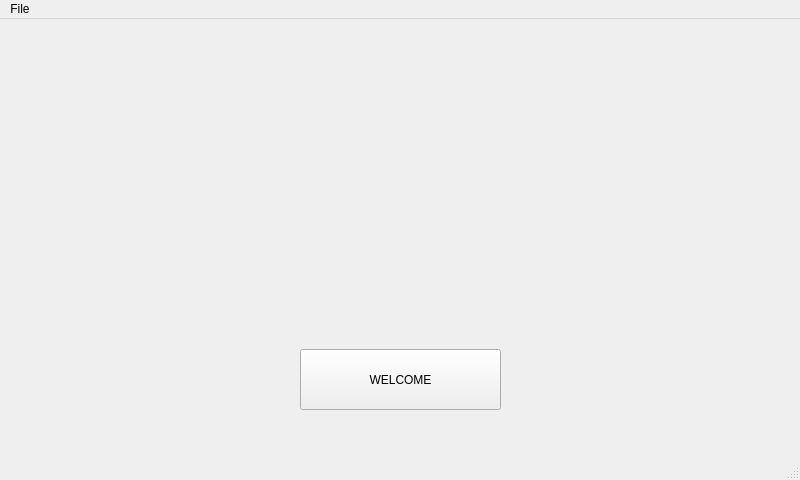
<?xml version="1.0" encoding="UTF-8"?>
<ui version="4.0">
 <class>MainWindow</class>
 <widget class="QMainWindow" name="MainWindow">
  <property name="geometry">
   <rect>
    <x>0</x>
    <y>0</y>
    <width>800</width>
    <height>480</height>
   </rect>
  </property>
  <property name="cursor">
   <cursorShape>ArrowCursor</cursorShape>
  </property>
  <property name="acceptDrops">
   <bool>false</bool>
  </property>
  <property name="windowTitle">
   <string>DysIMAL</string>
  </property>
  <property name="windowIcon">
   <iconset>
    <normaloff>../../Downloads/unnamed.png</normaloff>../../Downloads/unnamed.png</iconset>
  </property>
  <property name="autoFillBackground">
   <bool>true</bool>
  </property>
  <property name="animated">
   <bool>true</bool>
  </property>
  <widget class="QWidget" name="centralwidget">
   <widget class="QPushButton" name="pushButtonWelcome">
    <property name="geometry">
     <rect>
      <x>300</x>
      <y>330</y>
      <width>201</width>
      <height>61</height>
     </rect>
    </property>
    <property name="cursor">
     <cursorShape>PointingHandCursor</cursorShape>
    </property>
    <property name="mouseTracking">
     <bool>false</bool>
    </property>
    <property name="toolTip">
     <string>&lt;html&gt;&lt;head/&gt;&lt;body&gt;&lt;p&gt;&lt;span style=&quot; font-size:6pt;&quot;&gt;click to continue&lt;/span&gt;&lt;/p&gt;&lt;/body&gt;&lt;/html&gt;</string>
    </property>
    <property name="styleSheet">
     <string notr="true">font: 15pt &quot;OCR A Extended&quot;;</string>
    </property>
    <property name="text">
     <string>WELCOME</string>
    </property>
   </widget>
  </widget>
  <widget class="QMenuBar" name="menubar">
   <property name="geometry">
    <rect>
     <x>0</x>
     <y>0</y>
     <width>800</width>
     <height>21</height>
    </rect>
   </property>
   <widget class="QMenu" name="menuFile">
    <property name="title">
     <string>File</string>
    </property>
    <addaction name="actionsave_and_exit"/>
    <addaction name="actionexit"/>
   </widget>
   <addaction name="menuFile"/>
  </widget>
  <widget class="QStatusBar" name="statusbar"/>
  <action name="actionsave_and_exit">
   <property name="text">
    <string>save and exit</string>
   </property>
  </action>
  <action name="actionexit">
   <property name="text">
    <string>exit</string>
   </property>
  </action>
 </widget>
 <resources/>
 <connections/>
</ui>
